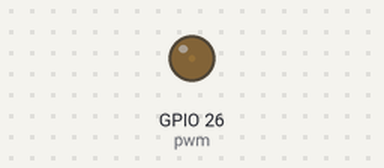
Bench run of a program on a simulated ESP32 board running MicroPython. On the bench: output pins drawn as LEDs (lit = HIGH).

Above: at 0.05 s.
At 1.4 s:
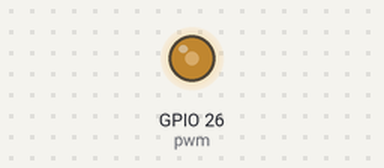
At 2.8 s:
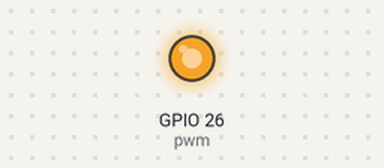
At 5.55 s:
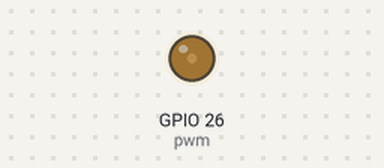
Timing chart, 0 to 8.0 s (numbered marks = the images above):
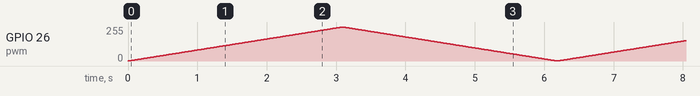

The program:

mission_slower.py
```python
from machine import Pin, PWM
import time

pwm = PWM(Pin(26))
pwm.freq(10000)

while True:
    for i in range(1023):
        pwm.duty(i)
        time.sleep_ms(3)  # 1 → 3 으로 늘려 더 천천히
    for i in range(1023):
        pwm.duty(1023 - i)
        time.sleep_ms(3)  # 여기도 3
```
